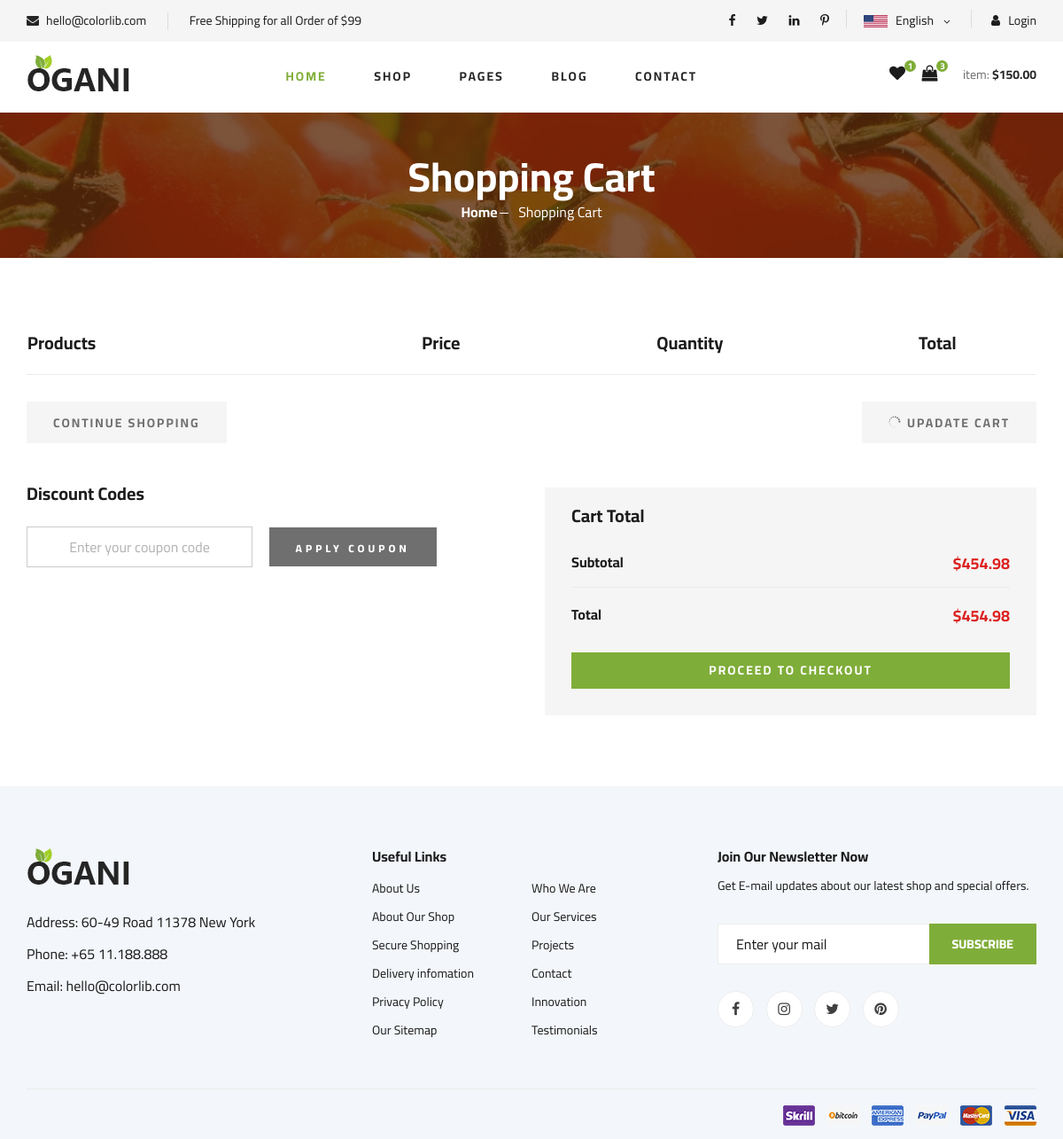
Page /products/cart_page/ (signed in) on the earlier database version.
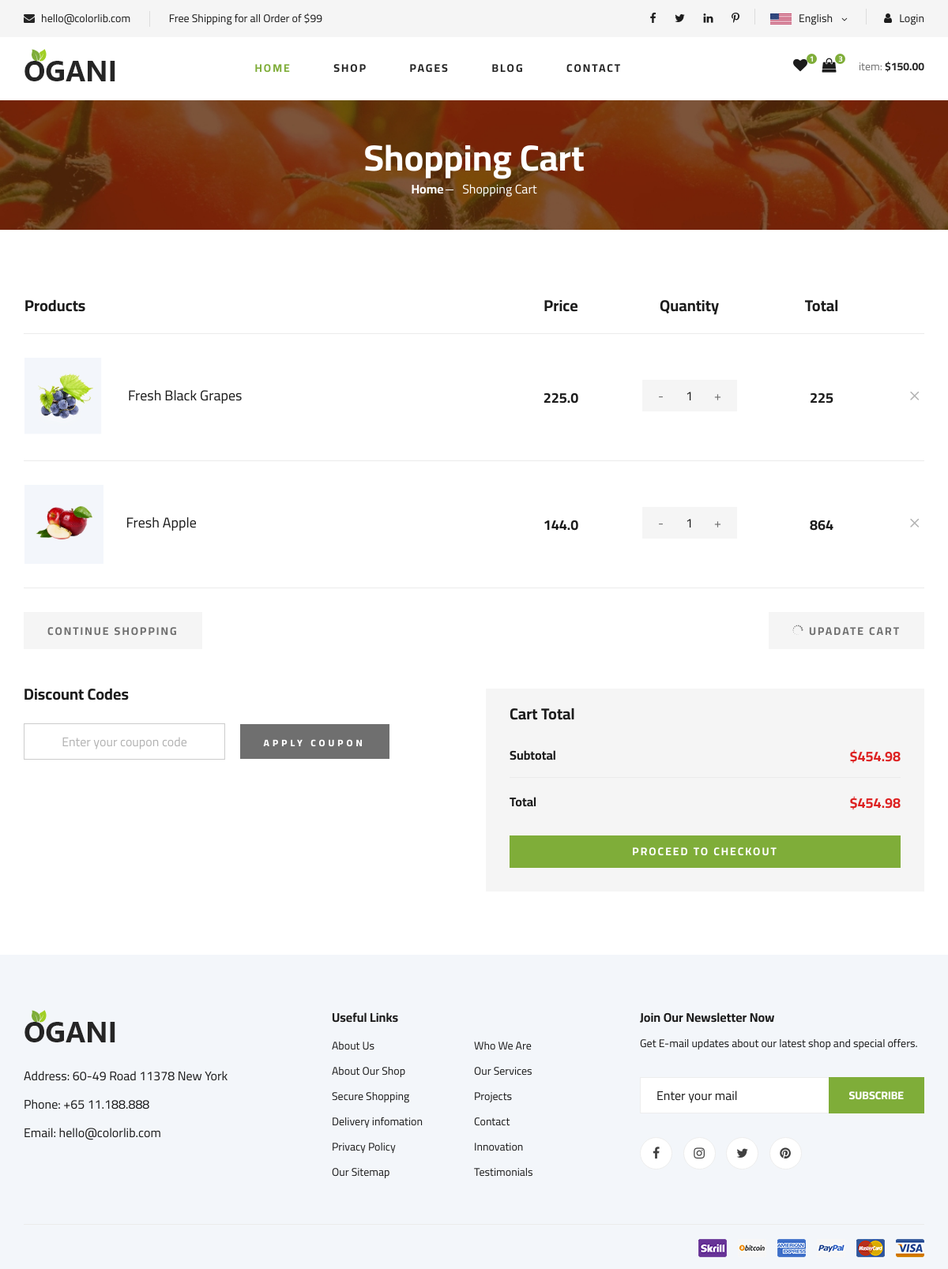
Same page on the later database version.
### products/models.py (models this page shows, shortened)
class OrderItem(models.Model):
    product = models.ForeignKey(Product, related_name='item',on_delete=models.CASCADE)
    order = models.ForeignKey(Order, related_name='order',on_delete=models.CASCADE)
    quantity = models.PositiveIntegerField(default=0)

class Product(models.Model):
    name = models.CharField(max_length=200)
    slug = models.SlugField(blank=True, null=True)
    price = models.FloatField(blank=True, null=True)
    ratings = models.FloatField(blank=True, null=True)
    number_of_ratings = models.IntegerField(blank=True, null=True)
    images = models.ImageField(blank=True, null=True)
    description = models.TextField(blank=True, null=True)
    discountRate = models.IntegerField(default=0)
    available_stock = models.IntegerField(default=0)
    added_time = models.DateTimeField(auto_now_add=True)
    updated_time = models.DateTimeField(auto_now=True)
    category = models.ForeignKey(ProductCategory, on_delete=models.SET_NULL, null=True, blank=True)
    objects = ProductManager()
    @property
    def discount(self):
        if self.discountRate > 0:
            discounted_price = self.price - self.price * self.discountRate / 100
            return discounted_price
        return self.price

### products/views.py (the view)
# urls.py: path('cart_page/', views.getCartItem, name="cart_page"),
def getCartItem(request):
    try:
        order = Order.objects.filter(customer__user=request.user,completed=False).first()
        order_items = OrderItem.objects.filter(order = order)
        context = {
            "order_items": order_items
        }
        return render(request, "shoping-cart.html", context=context)
    except:
        return render(request,"shoping-cart.html",context={})

### templates/shoping-cart.html
{% extends 'base.html' %}
{% load static %}
{% block content %}
    <section class="breadcrumb-section set-bg" data-setbg="{% static 'img/breadcrumb.jpg' %}">
        <div class="container">
            <div class="row">
                <div class="col-lg-12 text-center">
                    <div class="breadcrumb__text">
                        <h2>Shopping Cart</h2>
                        <div class="breadcrumb__option">
                            <a href="./index.html">Home</a>
                            <span>Shopping Cart</span>
                        </div>
                    </div>
                </div>
            </div>
        </div>
    </section>
    <section class="shoping-cart spad">
        <div class="container">
            <div class="row">
                <div class="col-lg-12">
                    <div class="shoping__cart__table">
                        <table>
                            <thead>
                                <tr>
                                    <th class="shoping__product">Products</th>
                                    <th>Price</th>
                                    <th>Quantity</th>
                                    <th>Total</th>
                                    <th></th>
                                </tr>
                            </thead>
                            <tbody>
                            {% for order_item in order_items %}
                                <tr>
                                    <td class="shoping__cart__item">
                                        <img height="100" src="{{order_item.product.images.url}}" alt="">
                                        <h5>{{order_item.product.name}}</h5>
                                    </td>
                                    <td class="shoping__cart__price">
                                        {{ order_item.product.discount }}
                                    </td>
                                    <td class="shoping__cart__quantity">
                                        <div class="quantity">
                                            <div class="pro-qty">
                                                <input type="text" value="1">
                                            </div>
                                        </div>
                                    </td>
                                    <td class="shoping__cart__total">
                                        {% widthratio order_item.product.discount 1 order_item.quantity %}
                                    </td>
                                    <td class="shoping__cart__item__close">
                                        <span class="icon_close"></span>
                                    </td>
                                </tr>
                            {% endfor %}
                            </tbody>
                        </table>
                    </div>
                </div>
            </div>
            <div class="row">
                <div class="col-lg-12">
                    <div class="shoping__cart__btns">
                        <a href="#" class="primary-btn cart-btn">CONTINUE SHOPPING</a>
                        <a href="#" class="primary-btn cart-btn cart-btn-right"><span class="icon_loading"></span>
                            Upadate Cart</a>
                    </div>
                </div>
                <div class="col-lg-6">
                    <div class="shoping__continue">
                        <div class="shoping__discount">
                            <h5>Discount Codes</h5>
                            <form action="#">
                                <input type="text" placeholder="Enter your coupon code">
                                <button type="submit" class="site-btn">APPLY COUPON</button>
                            </form>
                        </div>
                    </div>
                </div>
                <div class="col-lg-6">
                    <div class="shoping__checkout">
                        <h5>Cart Total</h5>
                        <ul>
                            <li>Subtotal <span>$454.98</span></li>
                            <li>Total <span>$454.98</span></li>
                        </ul>
                        <a href="#" class="primary-btn">PROCEED TO CHECKOUT</a>
                    </div>
                </div>
            </div>
        </div>
    </section>
{% endblock %}

### templates/base.html (shortened to what this page needs)
<!DOCTYPE html>
{% load static %}
<html lang="zxx">
<head>
    <link rel="stylesheet" href="{% static 'css/bootstrap.min.css' %}" type="text/css">
    <link rel="stylesheet" href="{% static 'css/font-awesome.min.css' %}" type="text/css">
    <link rel="stylesheet" href="{% static 'css/elegant-icons.css' %}" type="text/css">
    <link rel="stylesheet" href="{% static 'css/nice-select.css' %}" type="text/css">
    <link rel="stylesheet" href="{% static 'css/jquery-ui.min.css' %}" type="text/css">
    <link rel="stylesheet" href="{% static 'css/owl.carousel.min.css' %}" type="text/css">
    <link rel="stylesheet" href="{% static 'css/slicknav.min.css' %}" type="text/css">
    <link rel="stylesheet" href="{% static 'css/style.css' %}" type="text/css">
</head>
<body>
    <header class="header">
        <div class="header__top">
            <div class="container">
                <div class="row">
                    <div class="col-lg-6 col-md-6">
                        <div class="header__top__left">
                            <ul>
                                <li><i class="fa fa-envelope"></i> hello@colorlib.com</li>
                                <li>Free Shipping for all Order of $99</li>
                            </ul>
                        </div>
                    </div>
                    <div class="col-lg-6 col-md-6">
                        <div class="header__top__right">
                            <div class="header__top__right__social">
                                <a href="#"><i class="fa fa-facebook"></i></a>
                                <a href="#"><i class="fa fa-twitter"></i></a>
                                <a href="#"><i class="fa fa-linkedin"></i></a>
                                <a href="#"><i class="fa fa-pinterest-p"></i></a>
                            </div>
                            <div class="header__top__right__language">
                                <img src="{% static 'img/language.png' %}" alt="">
                                <div>English</div>
                                <span class="arrow_carrot-down"></span>
                            </div>
                            <div class="header__top__right__auth">
                                <a href="#"><i class="fa fa-user"></i> Login</a>
                            </div>
                        </div>
                    </div>
                </div>
            </div>
        </div>
        <div class="container">
            <div class="row">
                <div class="col-lg-3">
                    <div class="header__logo">
                        <a href="{% url 'home' %}"><img src="{% static 'img/logo.png' %}" alt=""></a>
                    </div>
                </div>
                <div class="col-lg-6">
                    <nav class="header__menu">
                        <ul>
                            <li class="active"><a href="{% url 'home' %}">Home</a></li>
                            <li><a href="{% url 'products' %}">Shop</a></li>
                            <li><a href="#">Pages</a>
                            </li>
                            <li><a href="./blog.html">Blog</a></li>
                            <li><a href="./contact.html">Contact</a></li>
                        </ul>
                    </nav>
                </div>
                <div class="col-lg-3">
                    <div class="header__cart">
                        <ul>
                            <li><a href="#"><i class="fa fa-heart"></i> <span>1</span></a></li>
                            <li><a href="#"><i class="fa fa-shopping-bag"></i> <span>3</span></a></li>
                        </ul>
                        <div class="header__cart__price">item: <span>$150.00</span></div>
                    </div>
                </div>
            </div>
        </div>
    </header>
    {% block content %}
    {% endblock %}
    <footer class="footer spad">
        <div class="container">
            <div class="row">
                <div class="col-lg-3 col-md-6 col-sm-6">
                    <div class="footer__about">
                        <div class="footer__about__logo">
                            <a href="./index.html"><img src="{% static 'img/logo.png' %}" alt=""></a>
                        </div>
                        <ul>
                            <li>Address: 60-49 Road 11378 New York</li>
                            <li>Phone: +65 11.188.888</li>
                            <li>Email: hello@colorlib.com</li>
                        </ul>
                    </div>
                </div>
                <div class="col-lg-4 col-md-6 col-sm-6 offset-lg-1">
                    <div class="footer__widget">
                        <h6>Useful Links</h6>
                        <ul>
                            <li><a href="#">About Us</a></li>
                            <li><a href="#">About Our Shop</a></li>
                            <li><a href="#">Secure Shopping</a></li>
                            <li><a href="#">Delivery infomation</a></li>
                            <li><a href="#">Privacy Policy</a></li>
                            <li><a href="#">Our Sitemap</a></li>
                        </ul>
                        <ul>
                            <li><a href="#">Who We Are</a></li>
                            <li><a href="#">Our Services</a></li>
                            <li><a href="#">Projects</a></li>
                            <li><a href="#">Contact</a></li>
                            <li><a href="#">Innovation</a></li>
                            <li><a href="#">Testimonials</a></li>
                        </ul>
                    </div>
                </div>
                <div class="col-lg-4 col-md-12">
                    <div class="footer__widget">
                        <h6>Join Our Newsletter Now</h6>
                        <p>Get E-mail updates about our latest shop and special offers.</p>
                        <form action="#">
                            <input type="text" placeholder="Enter your mail">
                            <button type="submit" class="site-btn">Subscribe</button>
                        </form>
                        <div class="footer__widget__social">
                            <a href="#"><i class="fa fa-facebook"></i></a>
                            <a href="#"><i class="fa fa-instagram"></i></a>
                            <a href="#"><i class="fa fa-twitter"></i></a>
                            <a href="#"><i class="fa fa-pinterest"></i></a>
                        </div>
                    </div>
                </div>
            </div>
            <div class="row">
                <div class="col-lg-12">
                    <div class="footer__copyright">
                        <div class="footer__copyright__payment"><img src="{% static 'img/payment-item.png' %}" alt=""></div>
                    </div>
                </div>
            </div>
        </div>
    </footer>
</body>
</html>

Differences in the rows shown:
added OrderItem: product.images (picture), product.name "Fresh Black Grapes", product.discount "225.0", product+quantity "225"
added OrderItem: product.images (picture), product.name "Fresh Apple", product.discount "144.0", product+quantity "864"
